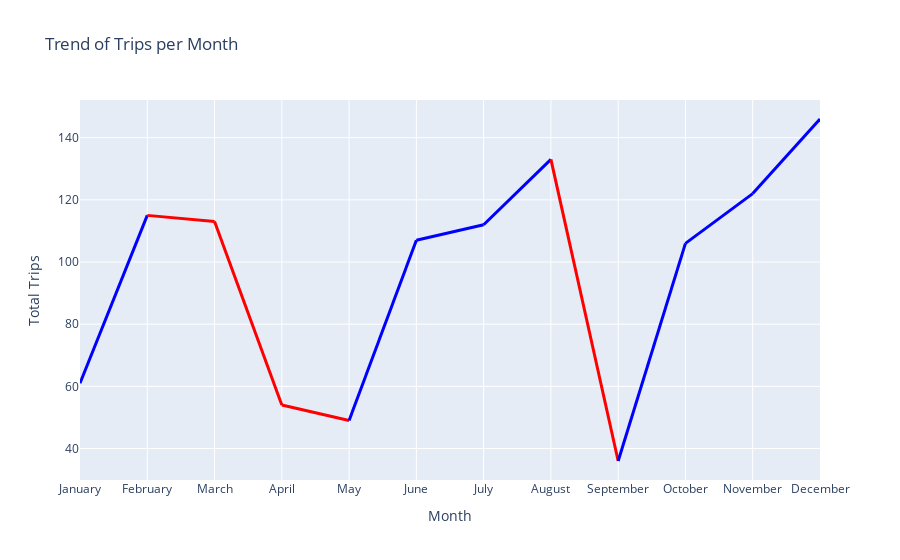

This figure's notebook cell:
### Code cell
fig = go.Figure()

x=df['MONTH_OF_RIDE'].unique()
y=df['MONTH_OF_RIDE'].value_counts(sort=False)

colors = ['blue' if y[i] <= y[i + 1] else 'red' for i in range(len(y) - 1)]

for i in range(len(x) - 1):
    fig.add_trace(go.Scatter(x=x[i:i+2], y=y[i:i+2], mode='lines', line=dict(color=colors[i], width=3), showlegend=False))



fig.update_layout(title='Trend of Trips per Month',
                  xaxis_title='Month',
                  yaxis_title='Total Trips')


fig.show()

### Figure 1 — Plotly figure (JSON) as saved in the notebook; plotly's stock layout.template omitted (floating-point values rounded to 4 significant figures)
{"data": [{"line": {"color": "blue", "width": 3}, "mode": "lines", "showlegend": false, "type": "scatter", "x": ["January", "February"], "y": [61, 115]}, {"line": {"color": "red", "width": 3}, "mode": "lines", "showlegend": false, "type": "scatter", "x": ["February", "March"], "y": [115, 113]}, {"line": {"color": "red", "width": 3}, "mode": "lines", "showlegend": false, "type": "scatter", "x": ["March", "April"], "y": [113, 54]}, {"line": {"color": "red", "width": 3}, "mode": "lines", "showlegend": false, "type": "scatter", "x": ["April", "May"], "y": [54, 49]}, {"line": {"color": "blue", "width": 3}, "mode": "lines", "showlegend": false, "type": "scatter", "x": ["May", "June"], "y": [49, 107]}, {"line": {"color": "blue", "width": 3}, "mode": "lines", "showlegend": false, "type": "scatter", "x": ["June", "July"], "y": [107, 112]}, {"line": {"color": "blue", "width": 3}, "mode": "lines", "showlegend": false, "type": "scatter", "x": ["July", "August"], "y": [112, 133]}, {"line": {"color": "red", "width": 3}, "mode": "lines", "showlegend": false, "type": "scatter", "x": ["August", "September"], "y": [133, 36]}, {"line": {"color": "blue", "width": 3}, "mode": "lines", "showlegend": false, "type": "scatter", "x": ["September", "October"], "y": [36, 106]}, {"line": {"color": "blue", "width": 3}, "mode": "lines", "showlegend": false, "type": "scatter", "x": ["October", "November"], "y": [106, 122]}, {"line": {"color": "blue", "width": 3}, "mode": "lines", "showlegend": false, "type": "scatter", "x": ["November", "December"], "y": [122, 146]}], "layout": {"title": {"text": "Trend of Trips per Month"}, "xaxis": {"title": {"text": "Month"}}, "yaxis": {"title": {"text": "Total Trips"}}}}
